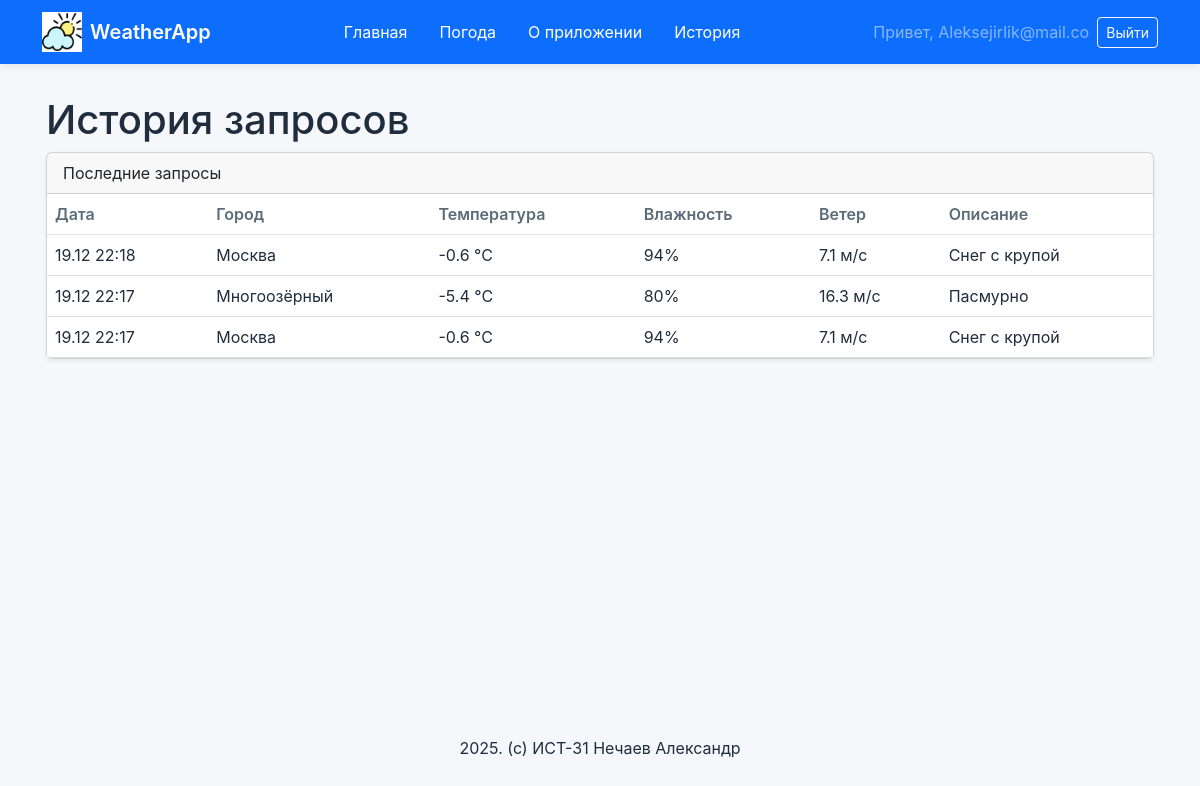
The page /history (signed in) on the database its author committed.
### app/models/user.py (models this page shows)
class User(db.Model, UserMixin):
    id = db.Column(db.Integer, primary_key=True)
    status = db.Column(db.String(50), default='user')
    name = db.Column(db.String(50))
    login = db.Column(db.String(50))
    password = db.Column(db.String(200))

### app/models/weather.py (models this page shows)
class WeatherQuery(db.Model):
    id = db.Column(db.Integer, primary_key=True)
    user_id = db.Column(db.Integer, db.ForeignKey('user.id'), nullable=True)
    city = db.Column(db.String(120), nullable=False)
    temperature = db.Column(db.Float)
    humidity = db.Column(db.Float)
    wind_speed = db.Column(db.Float)
    description = db.Column(db.String(120))
    icon = db.Column(db.String(50))
    created_at = db.Column(db.DateTime, default=datetime.utcnow)
    user = db.relationship('User', backref=db.backref('weather_queries', lazy='dynamic'))

### app/routes/weather.py (the view)
@weather.route('/history')
@login_required
def history():
    queries = (
        WeatherQuery.query.filter_by(user_id=current_user.id)
        .order_by(WeatherQuery.created_at.desc())
        .limit(50)
        .all()
    )
    return render_template('weather/history.html', queries=queries)

### app/models/user.py (called while the page is built)
@login_manager.user_loader
def load_user(user_id):
    return User.query.get(int(user_id))

### app/templates/weather/history.html
{% extends 'main/base.html' %}
{% block title %}История запросов{% endblock %}
{% block content %}
<div class="card shadow-sm">
  <div class="card-header">Последние запросы</div>
  <div class="table-responsive">
    <table class="table mb-0">
      <thead>
        <tr>
          <th>Дата</th>
          <th>Город</th>
          <th>Температура</th>
          <th>Влажность</th>
          <th>Ветер</th>
          <th>Описание</th>
        </tr>
      </thead>
      <tbody>
        {% for query in queries %}
        <tr>
          <td>{{ query.created_at.strftime('%d.%m %H:%M') }}</td>
          <td>{{ query.city }}</td>
          <td>{{ query.temperature }} °C</td>
          <td>{% if query.humidity is not none %}{{ "%.0f"|format(query.humidity) }}%{% else %}—{% endif %}</td>
          <td>{{ query.wind_speed }} м/с</td>
          <td>{{ query.description }}</td>
        </tr>
        {% else %}
        <tr>
          <td colspan="6" class="text-center py-3">Вы ещё не делали запросов</td>
        </tr>
        {% endfor %}
      </tbody>
    </table>
  </div>
</div>
{% endblock %}

### app/templates/main/base.html (shortened to what this page needs)
<!DOCTYPE html>
<html lang="en">
<head>
    <link rel="stylesheet" href="{{url_for('static', filename='css/libs/bootstrap.min.css')}}">
    <link rel="stylesheet" href="{{url_for('static', filename='css/main.css')}}">
</head>
<body>
<div class="page">
    <header class="main-header">{%include 'main/_header.html'%}</header>
    <main class="content container">
        <h1>{{self.title()}}</h1>
        {% block content %}{% endblock %}
    </main>
    <footer class="py-3 my-4">{%include 'main/_footer.html'%}</footer>
</div>
</body>
</html>

### app/templates/main/_header.html
<div class="container d-flex flex-wrap align-items-center justify-content-between">
  <a href="{{url_for('weather.landing')}}" class="d-flex align-items-center mb-2 mb-lg-0 text-white text-decoration-none fw-semibold fs-5">
    <img class="header__img me-2" src="{{url_for('static',filename='img/weather.png')}}" alt="weather">
    WeatherApp
  </a>
  <ul class="nav col-12 col-lg-auto mb-2 justify-content-center mb-md-0">
    <li><a href="{{url_for('weather.landing')}}" class="nav-link px-3 text-white">Главная</a></li>
    <li><a href="{{url_for('weather.dashboard')}}" class="nav-link px-3 text-white">Погода</a></li>
    <li><a href="{{url_for('weather.about')}}" class="nav-link px-3 text-white">О приложении</a></li>
    {% if current_user.is_authenticated %}
      <li><a href="{{url_for('weather.history')}}" class="nav-link px-3 text-white">История</a></li>
    {% endif %}
  </ul>
  <div class="text-end d-flex align-items-center gap-2">
    {% if current_user.is_authenticated %}
      <span class="text-white-50">Привет, {{ current_user.login }}</span>
      <a href="{{url_for('user.logout')}}" class="btn btn-outline-light btn-sm">Выйти</a>
    {% else %}
      <a href="{{url_for('user.login')}}" class="btn btn-outline-light btn-sm">Войти</a>
      <a href="{{url_for('user.register')}}" class="btn btn-warning btn-sm">Регистрация</a>
    {% endif %}
  </div>
</div>

### app/templates/main/_footer.html
<p class="text-center mb-0">2025. (с) ИСТ-31 Нечаев Александр</p>

### app/static/css/main.css (style rules this page uses)
body { background: #f5f7fb; color: #1f2d3d; font-family: 'Inter', system-ui, -apple-system, "Segoe UI", sans-serif; }
.page { overflow-x: hidden; display: flex; flex-direction: column; min-height: 100vh; }
.main-header { background: #0d6efd; padding: 12px 0; box-shadow: 0 2px 8px rgba(0,0,0,0.08); }
.content { padding: 32px 16px 48px; flex: 1 1 auto; }
.header__img { display: block; width: 40px; height: 40px; }
.table th { color: #5b6b7a; font-weight: 600; }
.table td { color: #1f2d3d; }

### rows shown on the page
User: login "Aleksejirlik@mail.co"
WeatherQuery: created_at "19.12 22:18", city "Москва", temperature "-0.6", humidity "94", wind_speed "7.1", description "Снег с крупой"
WeatherQuery: created_at "19.12 22:17", city "Многоозёрный", temperature "-5.4", humidity "80", wind_speed "16.3", description "Пасмурно"
WeatherQuery: created_at "19.12 22:17", city "Москва", temperature "-0.6", humidity "94", wind_speed "7.1", description "Снег с крупой"
